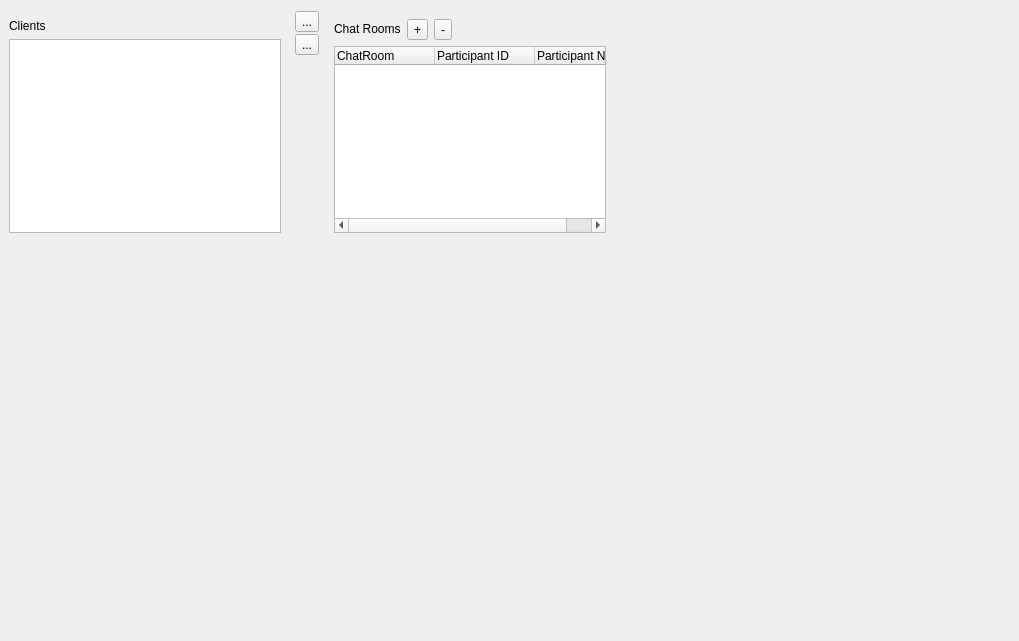
<?xml version="1.0" encoding="UTF-8"?>
<ui version="4.0">
 <class>addParticipantView</class>
 <widget class="QWidget" name="addParticipantView">
  <property name="geometry">
   <rect>
    <x>0</x>
    <y>0</y>
    <width>1019</width>
    <height>641</height>
   </rect>
  </property>
  <property name="windowTitle">
   <string>Form</string>
  </property>
  <widget class="QWidget" name="layoutWidget">
   <property name="geometry">
    <rect>
     <x>9</x>
     <y>9</y>
     <width>272</width>
     <height>234</height>
    </rect>
   </property>
   <layout class="QVBoxLayout" name="clientLayout" stretch="1,0">
    <property name="sizeConstraint">
     <enum>QLayout::SetDefaultConstraint</enum>
    </property>
    <property name="leftMargin">
     <number>0</number>
    </property>
    <property name="topMargin">
     <number>10</number>
    </property>
    <property name="rightMargin">
     <number>0</number>
    </property>
    <property name="bottomMargin">
     <number>10</number>
    </property>
    <item>
     <widget class="QLabel" name="label">
      <property name="sizePolicy">
       <sizepolicy hsizetype="Fixed" vsizetype="Fixed">
        <horstretch>0</horstretch>
        <verstretch>0</verstretch>
       </sizepolicy>
      </property>
      <property name="text">
       <string>Clients</string>
      </property>
     </widget>
    </item>
    <item>
     <widget class="QTableWidget" name="clientList">
      <property name="sizePolicy">
       <sizepolicy hsizetype="Expanding" vsizetype="Expanding">
        <horstretch>100</horstretch>
        <verstretch>100</verstretch>
       </sizepolicy>
      </property>
     </widget>
    </item>
   </layout>
  </widget>
  <widget class="QWidget" name="layoutWidget">
   <property name="geometry">
    <rect>
     <x>334</x>
     <y>9</y>
     <width>272</width>
     <height>234</height>
    </rect>
   </property>
   <layout class="QVBoxLayout" name="participantsLayout" stretch="0,0">
    <property name="sizeConstraint">
     <enum>QLayout::SetDefaultConstraint</enum>
    </property>
    <property name="leftMargin">
     <number>0</number>
    </property>
    <property name="topMargin">
     <number>10</number>
    </property>
    <property name="rightMargin">
     <number>0</number>
    </property>
    <property name="bottomMargin">
     <number>10</number>
    </property>
    <item>
     <layout class="QHBoxLayout" name="horizontalLayout">
      <item>
       <widget class="QLabel" name="label_2">
        <property name="sizePolicy">
         <sizepolicy hsizetype="Fixed" vsizetype="Fixed">
          <horstretch>0</horstretch>
          <verstretch>0</verstretch>
         </sizepolicy>
        </property>
        <property name="text">
         <string>Chat Rooms</string>
        </property>
       </widget>
      </item>
      <item>
       <widget class="QToolButton" name="addChatRoomButton">
        <property name="text">
         <string>+</string>
        </property>
       </widget>
      </item>
      <item>
       <widget class="QToolButton" name="eraseChatRoomButton">
        <property name="text">
         <string>-</string>
        </property>
       </widget>
      </item>
      <item>
       <spacer name="horizontalSpacer">
        <property name="orientation">
         <enum>Qt::Horizontal</enum>
        </property>
        <property name="sizeHint" stdset="0">
         <size>
          <width>40</width>
          <height>20</height>
         </size>
        </property>
       </spacer>
      </item>
     </layout>
    </item>
    <item>
     <widget class="QTreeWidget" name="chatRoomTree">
      <property name="sizePolicy">
       <sizepolicy hsizetype="Expanding" vsizetype="Expanding">
        <horstretch>100</horstretch>
        <verstretch>100</verstretch>
       </sizepolicy>
      </property>
      <column>
       <property name="text">
        <string>ChatRoom</string>
       </property>
      </column>
      <column>
       <property name="text">
        <string>Participant ID</string>
       </property>
      </column>
      <column>
       <property name="text">
        <string>Participant Name</string>
       </property>
      </column>
     </widget>
    </item>
   </layout>
  </widget>
  <widget class="QWidget" name="layoutWidget">
   <property name="geometry">
    <rect>
     <x>285</x>
     <y>9</y>
     <width>45</width>
     <height>48</height>
    </rect>
   </property>
   <layout class="QVBoxLayout" name="buttonLayout">
    <property name="spacing">
     <number>0</number>
    </property>
    <property name="sizeConstraint">
     <enum>QLayout::SetDefaultConstraint</enum>
    </property>
    <property name="leftMargin">
     <number>10</number>
    </property>
    <property name="rightMargin">
     <number>10</number>
    </property>
    <item>
     <widget class="QToolButton" name="addButton">
      <property name="sizePolicy">
       <sizepolicy hsizetype="Fixed" vsizetype="Fixed">
        <horstretch>0</horstretch>
        <verstretch>0</verstretch>
       </sizepolicy>
      </property>
      <property name="styleSheet">
       <string notr="true">text-align: center</string>
      </property>
      <property name="text">
       <string>...</string>
      </property>
     </widget>
    </item>
    <item>
     <widget class="QToolButton" name="dropButton">
      <property name="sizePolicy">
       <sizepolicy hsizetype="Fixed" vsizetype="Fixed">
        <horstretch>0</horstretch>
        <verstretch>0</verstretch>
       </sizepolicy>
      </property>
      <property name="styleSheet">
       <string notr="true">text-align: center</string>
      </property>
      <property name="text">
       <string>...</string>
      </property>
     </widget>
    </item>
   </layout>
  </widget>
 </widget>
 <resources/>
 <connections/>
</ui>
